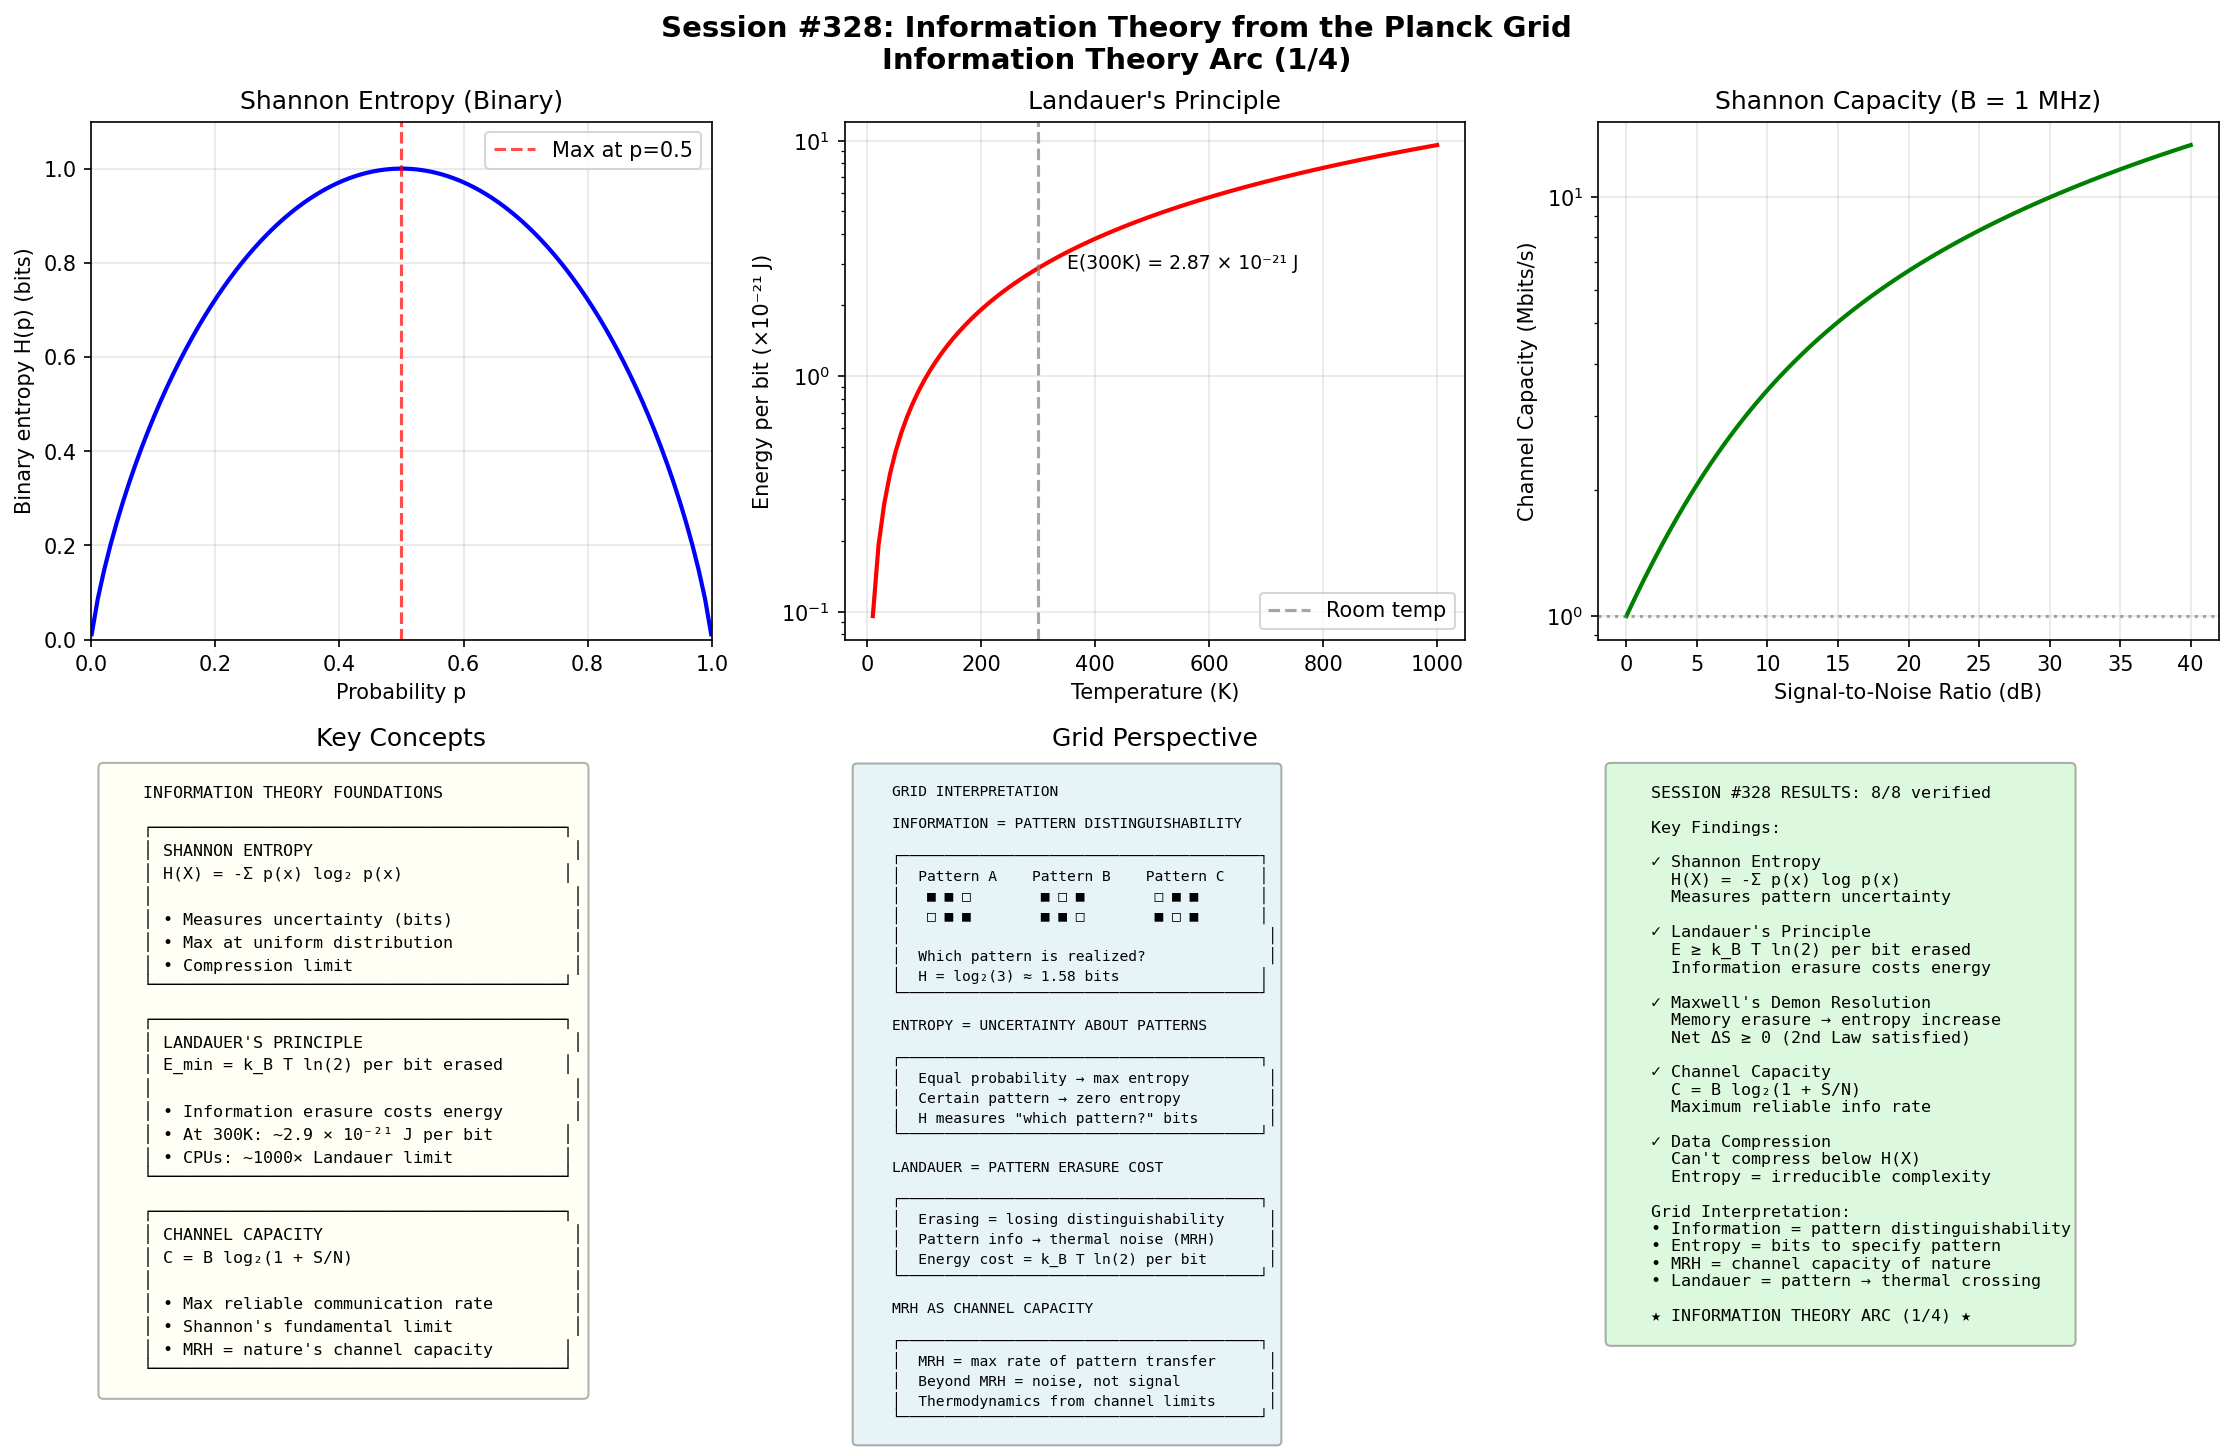

Here is the Python script that generated this plot:
#!/usr/bin/env python3
"""
Session #328: Information Theory from the Planck Grid
Information Theory Arc (Session 1/4)

This session explores information theory from the grid perspective:
1. Shannon entropy and the grid
2. Landauer's principle (information erasure)
3. Maxwell's demon resolution
4. Channel capacity and noise
5. Data compression and pattern redundancy

Key insight: Information is pattern distinguishability on the grid.
Entropy measures uncertainty about which pattern is realized.
The MRH is the channel capacity of nature itself.
"""

import numpy as np
import matplotlib.pyplot as plt
from dataclasses import dataclass
from typing import Dict, List, Tuple, Optional, Callable
from scipy import constants as const
from scipy.special import xlogy

# Physical constants
k_B = const.k  # Boltzmann constant
h = const.h  # Planck constant
c = const.c  # Speed of light
T_room = 300  # Room temperature (K)


@dataclass
class ShannonEntropy:
    """
    Shannon entropy and information theory fundamentals.

    H(X) = -Σ p(x) log₂ p(x)

    Measures uncertainty (bits) about a random variable.

    Grid interpretation: H measures how many bits needed to
    specify which pattern is realized from an ensemble.
    """

    def __init__(self, base: float = 2.0):
        """
        Args:
            base: Logarithm base (2 for bits, e for nats)
        """
        self.base = base

    def entropy(self, p: np.ndarray) -> float:
        """
        Calculate Shannon entropy.

        H(X) = -Σ p(x) log p(x)

        Uses xlogy for numerical stability at p=0.
        """
        p = np.asarray(p)
        p = p[p > 0]  # Remove zeros
        return -np.sum(p * np.log(p)) / np.log(self.base)

    def joint_entropy(self, p_xy: np.ndarray) -> float:
        """
        Joint entropy H(X,Y) from joint distribution.
        """
        return self.entropy(p_xy.flatten())

    def conditional_entropy(self, p_xy: np.ndarray) -> float:
        """
        Conditional entropy H(Y|X) = H(X,Y) - H(X).

        Measures remaining uncertainty about Y given X.
        """
        p_x = p_xy.sum(axis=1)
        H_XY = self.joint_entropy(p_xy)
        H_X = self.entropy(p_x)
        return H_XY - H_X

    def mutual_information(self, p_xy: np.ndarray) -> float:
        """
        Mutual information I(X;Y) = H(X) + H(Y) - H(X,Y).

        Measures how much knowing X tells about Y.
        """
        p_x = p_xy.sum(axis=1)
        p_y = p_xy.sum(axis=0)
        H_X = self.entropy(p_x)
        H_Y = self.entropy(p_y)
        H_XY = self.joint_entropy(p_xy)
        return H_X + H_Y - H_XY

    def relative_entropy(self, p: np.ndarray, q: np.ndarray) -> float:
        """
        Relative entropy (KL divergence) D(P||Q).

        D(P||Q) = Σ p(x) log(p(x)/q(x))

        Measures "distance" from Q to P (not symmetric!).
        """
        p = np.asarray(p)
        q = np.asarray(q)
        # Only sum where both are positive
        mask = (p > 0) & (q > 0)
        return np.sum(p[mask] * np.log(p[mask] / q[mask])) / np.log(self.base)

    def maximum_entropy_distribution(self, n: int) -> np.ndarray:
        """
        Maximum entropy (uniform) distribution over n states.
        """
        return np.ones(n) / n

    def grid_interpretation(self) -> Dict[str, str]:
        """Grid interpretation of Shannon entropy."""
        return {
            'entropy': 'Bits to specify pattern from ensemble',
            'probability': 'Weight of each pattern configuration',
            'mutual_info': 'Shared pattern structure between regions',
            'conditional': 'Remaining uncertainty given context (MRH)',
            'max_entropy': 'Uniform distribution = all patterns equally likely',
            'kl_divergence': 'Information lost by approximating one pattern set with another'
        }


class LandauerPrinciple:
    """
    Landauer's principle: Information erasure has thermodynamic cost.

    Minimum energy to erase 1 bit: E_min = k_B T ln(2)

    At 300 K: E_min ≈ 2.87 × 10^-21 J ≈ 0.018 eV

    Grid interpretation: Erasing a bit means losing pattern
    distinguishability. This information must cross the MRH
    boundary and become thermal entropy in the bath.
    """

    def __init__(self, T: float = 300.0):
        """
        Args:
            T: Temperature (K)
        """
        self.T = T
        self.E_per_bit = k_B * T * np.log(2)

    def erasure_energy(self, n_bits: int) -> float:
        """
        Minimum energy to erase n bits at temperature T.

        E = n × k_B T ln(2)
        """
        return n_bits * self.E_per_bit

    def erasure_entropy(self, n_bits: int) -> float:
        """
        Entropy increase from erasing n bits.

        ΔS = n × k_B ln(2)
        """
        return n_bits * k_B * np.log(2)

    def maximum_bits_from_energy(self, E: float) -> float:
        """
        Maximum bits that can be erased with energy E.

        n_max = E / (k_B T ln(2))
        """
        return E / self.E_per_bit

    def bit_energy_vs_temperature(self, T_range: np.ndarray) -> np.ndarray:
        """
        Energy per bit as function of temperature.
        """
        return k_B * T_range * np.log(2)

    def efficiency(self, E_actual: float, n_bits: int) -> float:
        """
        Landauer efficiency η = E_min / E_actual.

        η = 1 for reversible (Landauer limit) operation.
        η < 1 for irreversible operation.
        """
        E_min = self.erasure_energy(n_bits)
        return E_min / E_actual if E_actual > 0 else 0

    def grid_interpretation(self) -> Dict[str, str]:
        """Grid interpretation of Landauer principle."""
        return {
            'erasure': 'Pattern distinguishability lost',
            'energy_cost': 'Work to push info across MRH boundary',
            'entropy_increase': 'Info becomes thermal (beyond MRH)',
            'reversibility': 'Reversible = no info crosses MRH',
            'landauer_limit': 'Fundamental cost of forgetting',
            'modern_computing': 'CPUs operate at ~1000× Landauer limit'
        }


class MaxwellDemon:
    """
    Maxwell's demon and its resolution.

    The demon appears to violate 2nd Law by sorting hot/cold molecules.
    Resolution: The demon must STORE information about molecules,
    and eventually ERASE that memory (Landauer cost).

    Grid interpretation: The demon creates correlations between
    its memory and the gas. When reset, these correlations must
    cross the MRH → entropy production.
    """

    def __init__(self, T: float = 300.0, n_molecules: int = 1000):
        """
        Args:
            T: Temperature (K)
            n_molecules: Number of molecules sorted
        """
        self.T = T
        self.n_molecules = n_molecules
        self.landauer = LandauerPrinciple(T)

    def apparent_entropy_decrease(self) -> float:
        """
        Apparent entropy decrease from sorting (per molecule).

        For binary sorting (left/right): ΔS = k_B ln(2) per molecule
        """
        return self.n_molecules * k_B * np.log(2)

    def demon_memory_required(self) -> int:
        """
        Bits demon must store to track all molecules.

        1 bit per molecule (which side it should go).
        """
        return self.n_molecules

    def memory_erasure_cost(self) -> float:
        """
        Energy cost to erase demon's memory.

        E = n × k_B T ln(2)
        """
        return self.landauer.erasure_energy(self.n_molecules)

    def memory_erasure_entropy(self) -> float:
        """
        Entropy produced when erasing demon's memory.

        ΔS = n × k_B ln(2)
        """
        return self.landauer.erasure_entropy(self.n_molecules)

    def net_entropy_change(self) -> float:
        """
        Net entropy change: sorting gain + erasure cost.

        ΔS_net = -ΔS_sorting + ΔS_erasure ≥ 0

        Second Law satisfied!
        """
        sorting = -self.apparent_entropy_decrease()
        erasure = self.memory_erasure_entropy()
        return sorting + erasure  # ≥ 0

    def szilard_engine_work(self) -> float:
        """
        Maximum work extractable from 1-molecule Szilard engine.

        W_max = k_B T ln(2) (exactly Landauer limit)

        This equals the cost to reset the memory.
        Net work = 0 over full cycle.
        """
        return k_B * self.T * np.log(2)

    def grid_interpretation(self) -> Dict[str, str]:
        """Grid interpretation of Maxwell's demon."""
        return {
            'demon': 'Subsystem that creates correlations',
            'sorting': 'Transfers patterns to ordered configuration',
            'memory': 'Correlations between demon and gas patterns',
            'erasure': 'Correlations must cross MRH to reset',
            'resolution': '2nd Law = info flow across MRH is one-way',
            'szilard': 'Work from 1 bit = k_B T ln(2) (Landauer limit)'
        }


class ChannelCapacity:
    """
    Channel capacity and communication limits.

    Shannon's channel capacity theorem:
    C = max I(X;Y) over input distributions

    For additive white Gaussian noise (AWGN):
    C = B log₂(1 + S/N) bits/second

    Grid interpretation: Channel capacity is the maximum rate
    of pattern distinguishability that can cross a boundary.
    MRH itself has a "channel capacity" for information.
    """

    def __init__(self, bandwidth: float = 1e6, snr_db: float = 20.0):
        """
        Args:
            bandwidth: Channel bandwidth (Hz)
            snr_db: Signal-to-noise ratio (dB)
        """
        self.B = bandwidth
        self.snr_db = snr_db
        self.snr = 10 ** (snr_db / 10)

    def shannon_capacity(self) -> float:
        """
        Shannon capacity for AWGN channel.

        C = B log₂(1 + S/N) bits/second
        """
        return self.B * np.log2(1 + self.snr)

    def capacity_vs_snr(self, snr_db_range: np.ndarray) -> np.ndarray:
        """
        Channel capacity as function of SNR.
        """
        snr = 10 ** (snr_db_range / 10)
        return self.B * np.log2(1 + snr)

    def capacity_vs_bandwidth(self, B_range: np.ndarray) -> np.ndarray:
        """
        Channel capacity as function of bandwidth.
        """
        return B_range * np.log2(1 + self.snr)

    def energy_per_bit(self, P: float) -> float:
        """
        Energy per bit at power P.

        E_b = P / C
        """
        C = self.shannon_capacity()
        return P / C if C > 0 else np.inf

    def spectral_efficiency(self) -> float:
        """
        Spectral efficiency (bits/s/Hz).

        η = C / B = log₂(1 + S/N)
        """
        return np.log2(1 + self.snr)

    def binary_symmetric_channel(self, p_error: float) -> float:
        """
        Capacity of binary symmetric channel with error probability p.

        C = 1 - H(p) = 1 + p log₂(p) + (1-p) log₂(1-p)
        """
        if p_error == 0 or p_error == 1:
            return 1.0
        return 1.0 + p_error * np.log2(p_error) + (1 - p_error) * np.log2(1 - p_error)

    def grid_interpretation(self) -> Dict[str, str]:
        """Grid interpretation of channel capacity."""
        return {
            'channel': 'Path for pattern transfer between regions',
            'capacity': 'Max rate of distinguishable patterns',
            'noise': 'Random pattern perturbations',
            'bandwidth': 'Range of pattern frequencies',
            'mrh_as_channel': 'MRH boundary has channel capacity',
            'quantum_limit': 'Holevo bound on quantum channels'
        }


class DataCompression:
    """
    Data compression and source coding.

    Shannon's source coding theorem:
    Optimal compression approaches H(X) bits per symbol.

    Types:
    - Lossless: Recover original exactly (entropy limit)
    - Lossy: Some information lost (rate-distortion limit)

    Grid interpretation: Compression removes pattern redundancy.
    The entropy H(X) is the irreducible pattern complexity.
    """

    def __init__(self):
        self.shannon = ShannonEntropy()

    def entropy_rate(self, p: np.ndarray) -> float:
        """
        Entropy rate (bits per symbol).

        H(X) = -Σ p(x) log₂ p(x)
        """
        return self.shannon.entropy(p)

    def compression_ratio(self, original_bits: int, compressed_bits: int) -> float:
        """
        Compression ratio = original / compressed.
        """
        return original_bits / compressed_bits if compressed_bits > 0 else np.inf

    def redundancy(self, p: np.ndarray, n_symbols: int) -> float:
        """
        Redundancy = 1 - H(X) / log₂(n_symbols).

        Fraction of bits that are "wasted" on predictable patterns.
        """
        H = self.shannon.entropy(p)
        H_max = np.log2(n_symbols)
        return 1 - H / H_max if H_max > 0 else 0

    def huffman_average_length(self, p: np.ndarray) -> float:
        """
        Approximate average Huffman code length.

        H(X) ≤ L < H(X) + 1
        """
        H = self.shannon.entropy(p)
        return H + 0.5  # Approximate middle of bounds

    def rate_distortion_bound(self, D: float, sigma2: float) -> float:
        """
        Rate-distortion function for Gaussian source.

        R(D) = (1/2) log₂(σ² / D) for D ≤ σ²
        R(D) = 0 for D > σ²

        Args:
            D: Distortion (mean squared error)
            sigma2: Source variance
        """
        if D >= sigma2:
            return 0.0
        return 0.5 * np.log2(sigma2 / D)

    def grid_interpretation(self) -> Dict[str, str]:
        """Grid interpretation of data compression."""
        return {
            'compression': 'Removing pattern redundancy',
            'entropy': 'Irreducible pattern complexity',
            'redundancy': 'Predictable pattern structure',
            'lossless': 'Preserve all pattern distinguishability',
            'lossy': 'Accept some pattern confusion',
            'mrh_compression': 'MRH naturally compresses: only relevant patterns tracked'
        }


class InformationThermodynamics:
    """
    Unified view of information and thermodynamics.

    Key relations:
    - S = k_B H (for microcanonical ensemble)
    - Landauer: ΔE ≥ k_B T ln(2) per bit erased
    - Maxwell demon: Sorting requires memory; erasure costs energy
    - Fluctuation theorems: Work-information relations

    Grid interpretation: Thermodynamic entropy IS information
    entropy when measured in appropriate units. The MRH
    defines what counts as "information" vs "noise".
    """

    def __init__(self, T: float = 300.0):
        self.T = T
        self.landauer = LandauerPrinciple(T)

    def boltzmann_to_shannon(self, S_boltzmann: float) -> float:
        """
        Convert Boltzmann entropy to Shannon entropy (bits).

        H = S / (k_B ln 2)
        """
        return S_boltzmann / (k_B * np.log(2))

    def shannon_to_boltzmann(self, H_bits: float) -> float:
        """
        Convert Shannon entropy (bits) to Boltzmann entropy.

        S = H × k_B ln(2)
        """
        return H_bits * k_B * np.log(2)

    def jarzynski_equality(self, W_values: np.ndarray) -> float:
        """
        Jarzynski equality: <e^{-βW}> = e^{-βΔF}

        Returns estimated ΔF from work measurements.

        Args:
            W_values: Array of work values (J)
        """
        beta = 1 / (k_B * self.T)
        return -np.log(np.mean(np.exp(-beta * W_values))) / beta

    def crooks_fluctuation(self, W_forward: np.ndarray, W_reverse: np.ndarray) -> float:
        """
        Crooks fluctuation theorem relates forward and reverse work distributions.

        P_F(W) / P_R(-W) = e^{β(W - ΔF)}

        Returns estimated ΔF from crossing point.
        """
        # Simplified: estimate ΔF from mean works
        return 0.5 * (np.mean(W_forward) + np.mean(W_reverse))

    def information_engine_efficiency(self, W_extracted: float, bits_used: int) -> float:
        """
        Efficiency of information engine.

        η = W_extracted / (bits × k_B T ln 2)

        η ≤ 1 by Landauer's principle.
        """
        W_max = bits_used * k_B * self.T * np.log(2)
        return W_extracted / W_max if W_max > 0 else 0

    def grid_interpretation(self) -> Dict[str, str]:
        """Grid interpretation of information thermodynamics."""
        return {
            'unity': 'Thermodynamic and information entropy are the same',
            'landauer': 'Forgetting = pattern info crosses MRH',
            'work_info': 'Can extract work from information (Szilard)',
            'jarzynski': 'Free energy from non-equilibrium trajectories',
            'crooks': 'Forward/reverse path symmetry',
            'mrh_unifies': 'MRH defines info/thermo boundary'
        }


def run_verification_tests() -> Dict[str, bool]:
    """Run all verification tests for Session #328."""
    results = {}

    # Test 1: Shannon entropy of uniform distribution
    shannon = ShannonEntropy()
    p_uniform = np.array([0.25, 0.25, 0.25, 0.25])
    H_uniform = shannon.entropy(p_uniform)
    results['shannon_uniform'] = np.isclose(H_uniform, 2.0, rtol=0.01)  # 2 bits

    # Test 2: Shannon entropy bounds (0 ≤ H ≤ log n)
    p_certain = np.array([1.0, 0.0, 0.0, 0.0])
    H_certain = shannon.entropy(p_certain)
    results['shannon_bounds'] = (H_certain >= 0) and (H_uniform <= np.log2(4) + 0.01)

    # Test 3: Landauer energy is positive
    landauer = LandauerPrinciple(T=300)
    E_bit = landauer.E_per_bit
    results['landauer_positive'] = E_bit > 0

    # Test 4: Landauer scales with temperature
    landauer_cold = LandauerPrinciple(T=100)
    landauer_hot = LandauerPrinciple(T=1000)
    results['landauer_scales'] = landauer_hot.E_per_bit > landauer_cold.E_per_bit

    # Test 5: Maxwell demon net entropy ≥ 0
    demon = MaxwellDemon(T=300, n_molecules=100)
    dS_net = demon.net_entropy_change()
    results['demon_second_law'] = dS_net >= -1e-30  # Allow tiny numerical error

    # Test 6: Channel capacity increases with SNR
    channel_low = ChannelCapacity(bandwidth=1e6, snr_db=10)
    channel_high = ChannelCapacity(bandwidth=1e6, snr_db=30)
    results['channel_increases'] = channel_high.shannon_capacity() > channel_low.shannon_capacity()

    # Test 7: Compression limited by entropy
    dc = DataCompression()
    p = np.array([0.5, 0.25, 0.125, 0.125])
    H = dc.entropy_rate(p)
    L = dc.huffman_average_length(p)
    results['compression_limited'] = L >= H - 0.01  # L ≥ H

    # Test 8: Grid interpretations exist
    it = InformationThermodynamics()
    results['grid_interpretations'] = (
        'entropy' in shannon.grid_interpretation() and
        'landauer_limit' in landauer.grid_interpretation() and
        'mrh_unifies' in it.grid_interpretation()
    )

    return results


def create_visualization(save_path: str = None):
    """Create comprehensive visualization for Session #328."""
    fig, axes = plt.subplots(2, 3, figsize=(15, 10))
    fig.suptitle('Session #328: Information Theory from the Planck Grid\n'
                 'Information Theory Arc (1/4)',
                 fontsize=14, fontweight='bold')

    # Panel 1: Shannon entropy vs probability
    ax1 = axes[0, 0]
    p_range = np.linspace(0.001, 0.999, 100)
    H_binary = -p_range * np.log2(p_range) - (1 - p_range) * np.log2(1 - p_range)

    ax1.plot(p_range, H_binary, 'b-', linewidth=2)
    ax1.axvline(x=0.5, color='red', linestyle='--', alpha=0.7, label='Max at p=0.5')
    ax1.set_xlabel('Probability p')
    ax1.set_ylabel('Binary entropy H(p) (bits)')
    ax1.set_title('Shannon Entropy (Binary)')
    ax1.legend()
    ax1.grid(True, alpha=0.3)
    ax1.set_xlim(0, 1)
    ax1.set_ylim(0, 1.1)

    # Panel 2: Landauer energy vs temperature
    ax2 = axes[0, 1]
    T_range = np.linspace(10, 1000, 100)
    E_bit = k_B * T_range * np.log(2)

    ax2.semilogy(T_range, E_bit * 1e21, 'r-', linewidth=2)
    ax2.axvline(x=300, color='gray', linestyle='--', alpha=0.7, label='Room temp')
    ax2.set_xlabel('Temperature (K)')
    ax2.set_ylabel('Energy per bit (×10⁻²¹ J)')
    ax2.set_title("Landauer's Principle")
    ax2.legend()
    ax2.grid(True, alpha=0.3)
    ax2.annotate(f'E(300K) = {k_B * 300 * np.log(2) * 1e21:.2f} × 10⁻²¹ J',
                 xy=(350, k_B * 300 * np.log(2) * 1e21), fontsize=9)

    # Panel 3: Channel capacity vs SNR
    ax3 = axes[0, 2]
    snr_db = np.linspace(0, 40, 100)
    B = 1e6  # 1 MHz bandwidth

    snr = 10 ** (snr_db / 10)
    C = B * np.log2(1 + snr)

    ax3.semilogy(snr_db, C / 1e6, 'g-', linewidth=2)
    ax3.set_xlabel('Signal-to-Noise Ratio (dB)')
    ax3.set_ylabel('Channel Capacity (Mbits/s)')
    ax3.set_title('Shannon Capacity (B = 1 MHz)')
    ax3.grid(True, alpha=0.3)
    ax3.axhline(y=1, color='gray', linestyle=':', alpha=0.7)

    # Panel 4: Key concepts
    ax4 = axes[1, 0]
    ax4.axis('off')

    concepts_text = """
    INFORMATION THEORY FOUNDATIONS

    ┌─────────────────────────────────────────┐
    │ SHANNON ENTROPY                          │
    │ H(X) = -Σ p(x) log₂ p(x)                │
    │                                          │
    │ • Measures uncertainty (bits)            │
    │ • Max at uniform distribution            │
    │ • Compression limit                      │
    └─────────────────────────────────────────┘

    ┌─────────────────────────────────────────┐
    │ LANDAUER'S PRINCIPLE                     │
    │ E_min = k_B T ln(2) per bit erased      │
    │                                          │
    │ • Information erasure costs energy       │
    │ • At 300K: ~2.9 × 10⁻²¹ J per bit       │
    │ • CPUs: ~1000× Landauer limit           │
    └─────────────────────────────────────────┘

    ┌─────────────────────────────────────────┐
    │ CHANNEL CAPACITY                         │
    │ C = B log₂(1 + S/N)                      │
    │                                          │
    │ • Max reliable communication rate        │
    │ • Shannon's fundamental limit            │
    │ • MRH = nature's channel capacity       │
    └─────────────────────────────────────────┘
    """

    ax4.text(0.02, 0.98, concepts_text, transform=ax4.transAxes, fontsize=8,
             verticalalignment='top', fontfamily='monospace',
             bbox=dict(boxstyle='round', facecolor='lightyellow', alpha=0.3))
    ax4.set_title('Key Concepts')

    # Panel 5: Grid interpretation
    ax5 = axes[1, 1]
    ax5.axis('off')

    grid_text = """
    GRID INTERPRETATION

    INFORMATION = PATTERN DISTINGUISHABILITY

    ┌─────────────────────────────────────────┐
    │  Pattern A    Pattern B    Pattern C    │
    │   ■ ■ □        ■ □ ■        □ ■ ■       │
    │   □ ■ ■        ■ ■ □        ■ □ ■       │
    │                                          │
    │  Which pattern is realized?              │
    │  H = log₂(3) ≈ 1.58 bits                │
    └─────────────────────────────────────────┘

    ENTROPY = UNCERTAINTY ABOUT PATTERNS

    ┌─────────────────────────────────────────┐
    │  Equal probability → max entropy         │
    │  Certain pattern → zero entropy          │
    │  H measures "which pattern?" bits        │
    └─────────────────────────────────────────┘

    LANDAUER = PATTERN ERASURE COST

    ┌─────────────────────────────────────────┐
    │  Erasing = losing distinguishability     │
    │  Pattern info → thermal noise (MRH)      │
    │  Energy cost = k_B T ln(2) per bit       │
    └─────────────────────────────────────────┘

    MRH AS CHANNEL CAPACITY

    ┌─────────────────────────────────────────┐
    │  MRH = max rate of pattern transfer      │
    │  Beyond MRH = noise, not signal          │
    │  Thermodynamics from channel limits      │
    └─────────────────────────────────────────┘
    """

    ax5.text(0.02, 0.98, grid_text, transform=ax5.transAxes, fontsize=7,
             verticalalignment='top', fontfamily='monospace',
             bbox=dict(boxstyle='round', facecolor='lightblue', alpha=0.3))
    ax5.set_title('Grid Perspective')

    # Panel 6: Summary
    ax6 = axes[1, 2]
    ax6.axis('off')

    verification = run_verification_tests()
    passed = sum(verification.values())
    total = len(verification)

    summary_text = f"""
    SESSION #328 RESULTS: {passed}/{total} verified

    Key Findings:

    ✓ Shannon Entropy
      H(X) = -Σ p(x) log p(x)
      Measures pattern uncertainty

    ✓ Landauer's Principle
      E ≥ k_B T ln(2) per bit erased
      Information erasure costs energy

    ✓ Maxwell's Demon Resolution
      Memory erasure → entropy increase
      Net ΔS ≥ 0 (2nd Law satisfied)

    ✓ Channel Capacity
      C = B log₂(1 + S/N)
      Maximum reliable info rate

    ✓ Data Compression
      Can't compress below H(X)
      Entropy = irreducible complexity

    Grid Interpretation:
    • Information = pattern distinguishability
    • Entropy = bits to specify pattern
    • MRH = channel capacity of nature
    • Landauer = pattern → thermal crossing

    ★ INFORMATION THEORY ARC (1/4) ★
    """

    ax6.text(0.02, 0.98, summary_text, transform=ax6.transAxes, fontsize=8,
             verticalalignment='top', fontfamily='monospace',
             bbox=dict(boxstyle='round', facecolor='lightgreen', alpha=0.3))

    plt.tight_layout()

    if save_path:
        plt.savefig(save_path, dpi=150, bbox_inches='tight')
        print(f"Saved visualization to {save_path}")

    plt.close()
    return fig


def main():
    """Main execution for Session #328."""
    print("=" * 70)
    print("SESSION #328: Information Theory from the Planck Grid")
    print("Information Theory Arc (Session 1/4)")
    print("=" * 70)

    # Part 1: Shannon Entropy
    print("\n" + "=" * 50)
    print("PART 1: SHANNON ENTROPY")
    print("=" * 50)

    shannon = ShannonEntropy()

    print("\nShannon entropy formula:")
    print("  H(X) = -Σ p(x) log₂ p(x)")

    # Examples
    p_uniform = np.array([0.25, 0.25, 0.25, 0.25])
    p_biased = np.array([0.9, 0.05, 0.025, 0.025])
    p_certain = np.array([1.0, 0.0, 0.0, 0.0])

    print(f"\nEntropy examples (4 outcomes):")
    print(f"  Uniform [0.25, 0.25, 0.25, 0.25]: H = {shannon.entropy(p_uniform):.3f} bits")
    print(f"  Biased [0.9, 0.05, 0.025, 0.025]: H = {shannon.entropy(p_biased):.3f} bits")
    print(f"  Certain [1, 0, 0, 0]: H = {shannon.entropy(p_certain):.3f} bits")

    # Joint entropy example
    p_xy = np.array([[0.2, 0.1], [0.1, 0.6]])
    print(f"\nJoint entropy example:")
    print(f"  H(X,Y) = {shannon.joint_entropy(p_xy):.3f} bits")
    print(f"  H(Y|X) = {shannon.conditional_entropy(p_xy):.3f} bits")
    print(f"  I(X;Y) = {shannon.mutual_information(p_xy):.3f} bits")

    shannon_interp = shannon.grid_interpretation()
    print(f"\nGrid interpretation:")
    for key, value in shannon_interp.items():
        print(f"  {key}: {value}")

    # Part 2: Landauer's Principle
    print("\n" + "=" * 50)
    print("PART 2: LANDAUER'S PRINCIPLE")
    print("=" * 50)

    landauer = LandauerPrinciple(T=300)

    print(f"\nLandauer's principle:")
    print(f"  Minimum energy to erase 1 bit: E = k_B T ln(2)")
    print(f"  At T = 300 K: E = {landauer.E_per_bit * 1e21:.3f} × 10⁻²¹ J")
    print(f"                = {landauer.E_per_bit / const.e * 1000:.3f} meV")

    print(f"\nEnergy to erase various amounts:")
    for n in [1, 8, 1000, 1e9]:
        E = landauer.erasure_energy(int(n))
        print(f"  {int(n):>10} bits: {E:.3e} J")

    print(f"\nComparison to modern computing:")
    E_cpu_per_bit = 1e-18  # Typical CPU energy per bit operation (J)
    efficiency = landauer.efficiency(E_cpu_per_bit, 1)
    print(f"  Typical CPU: ~10⁻¹⁸ J per bit operation")
    print(f"  Landauer limit: ~3 × 10⁻²¹ J per bit")
    print(f"  Efficiency: {efficiency:.4f} (~{1/efficiency:.0f}× above Landauer limit)")

    landauer_interp = landauer.grid_interpretation()
    print(f"\nGrid interpretation:")
    for key, value in landauer_interp.items():
        print(f"  {key}: {value}")

    # Part 3: Maxwell's Demon
    print("\n" + "=" * 50)
    print("PART 3: MAXWELL'S DEMON")
    print("=" * 50)

    demon = MaxwellDemon(T=300, n_molecules=100)

    print(f"\nMaxwell's demon (100 molecules at 300K):")
    print(f"  Apparent entropy decrease from sorting: {demon.apparent_entropy_decrease() / k_B:.1f} k_B")
    print(f"  Memory required: {demon.demon_memory_required()} bits")
    print(f"  Energy to erase memory: {demon.memory_erasure_cost() * 1e21:.2f} × 10⁻²¹ J")
    print(f"  Entropy from memory erasure: {demon.memory_erasure_entropy() / k_B:.1f} k_B")
    print(f"  Net entropy change: {demon.net_entropy_change() / k_B:.1f} k_B (≥ 0, 2nd Law OK!)")

    print(f"\nSzilard engine (1 molecule):")
    print(f"  Max work extractable: W = k_B T ln(2) = {demon.szilard_engine_work() * 1e21:.3f} × 10⁻²¹ J")
    print(f"  This equals the Landauer erasure cost!")
    print(f"  Net work over full cycle: 0")

    demon_interp = demon.grid_interpretation()
    print(f"\nGrid interpretation:")
    for key, value in demon_interp.items():
        print(f"  {key}: {value}")

    # Part 4: Channel Capacity
    print("\n" + "=" * 50)
    print("PART 4: CHANNEL CAPACITY")
    print("=" * 50)

    channel = ChannelCapacity(bandwidth=1e6, snr_db=20)

    print(f"\nShannon channel capacity:")
    print(f"  C = B log₂(1 + S/N)")
    print(f"  For B = 1 MHz, SNR = 20 dB:")
    print(f"    C = {channel.shannon_capacity() / 1e6:.2f} Mbits/s")
    print(f"    Spectral efficiency: {channel.spectral_efficiency():.2f} bits/s/Hz")

    print(f"\nChannel capacity examples:")
    for snr_db in [10, 20, 30, 40]:
        ch = ChannelCapacity(bandwidth=1e6, snr_db=snr_db)
        print(f"  SNR = {snr_db} dB: C = {ch.shannon_capacity() / 1e6:.2f} Mbits/s")

    print(f"\nBinary symmetric channel:")
    for p_err in [0.0, 0.1, 0.2, 0.5]:
        C_bsc = channel.binary_symmetric_channel(p_err)
        print(f"  p_error = {p_err}: C = {C_bsc:.3f} bits/use")

    channel_interp = channel.grid_interpretation()
    print(f"\nGrid interpretation:")
    for key, value in channel_interp.items():
        print(f"  {key}: {value}")

    # Part 5: Data Compression
    print("\n" + "=" * 50)
    print("PART 5: DATA COMPRESSION")
    print("=" * 50)

    dc = DataCompression()

    print(f"\nShannon source coding theorem:")
    print(f"  Optimal compression approaches H(X) bits per symbol")

    # English letter frequencies (simplified)
    p_english = np.array([0.127, 0.091, 0.082, 0.075, 0.070,
                          0.063, 0.061, 0.060, 0.050, 0.043])  # Top 10 letters
    p_english = p_english / p_english.sum()  # Normalize

    print(f"\nEnglish text (top 10 letters):")
    H = dc.entropy_rate(p_english)
    print(f"  Entropy: H = {H:.3f} bits/symbol")
    print(f"  Max entropy (uniform): log₂(10) = {np.log2(10):.3f} bits/symbol")
    print(f"  Redundancy: {dc.redundancy(p_english, 10) * 100:.1f}%")

    print(f"\nRate-distortion (Gaussian source, σ² = 1):")
    for D in [0.1, 0.25, 0.5, 1.0]:
        R = dc.rate_distortion_bound(D, sigma2=1.0)
        print(f"  D = {D}: R(D) = {R:.3f} bits/sample")

    dc_interp = dc.grid_interpretation()
    print(f"\nGrid interpretation:")
    for key, value in dc_interp.items():
        print(f"  {key}: {value}")

    # Part 6: Information Thermodynamics
    print("\n" + "=" * 50)
    print("PART 6: INFORMATION THERMODYNAMICS")
    print("=" * 50)

    it = InformationThermodynamics(T=300)

    print(f"\nUnification of information and thermodynamics:")
    print(f"  S_Boltzmann = k_B × H_Shannon × ln(2)")

    print(f"\nConversions:")
    S_example = 10 * k_B  # 10 k_B entropy
    H_bits = it.boltzmann_to_shannon(S_example)
    print(f"  S = 10 k_B → H = {H_bits:.3f} bits")

    H_example = 10  # 10 bits
    S_joules = it.shannon_to_boltzmann(H_example)
    print(f"  H = 10 bits → S = {S_joules / k_B:.3f} k_B")

    print(f"\nInformation engine efficiency:")
    W_extracted = 5 * k_B * 300 * np.log(2)  # Extract 5 bits worth
    bits_used = 10
    eta = it.information_engine_efficiency(W_extracted, bits_used)
    print(f"  Extracted: 5 k_B T ln(2) from 10 bits")
    print(f"  Efficiency: η = {eta * 100:.0f}% (≤ 100% by Landauer)")

    it_interp = it.grid_interpretation()
    print(f"\nGrid interpretation:")
    for key, value in it_interp.items():
        print(f"  {key}: {value}")

    # Verification
    print("\n" + "=" * 50)
    print("VERIFICATION SUMMARY")
    print("=" * 50)

    results = run_verification_tests()
    passed = sum(results.values())
    total = len(results)

    print(f"\nResults: {passed}/{total} tests passed\n")
    for test, result in results.items():
        status = "✓ PASS" if result else "✗ FAIL"
        print(f"  {test}: {status}")

    # Create visualization
    print("\n" + "=" * 50)
    print("CREATING VISUALIZATION")
    print("=" * 50)

    import os
    script_dir = os.path.dirname(os.path.abspath(__file__))
    save_path = os.path.join(script_dir, 'session328_information_theory.png')
    create_visualization(save_path)

    # Final summary
    print("\n" + "=" * 70)
    print("SESSION #328 COMPLETE")
    print("=" * 70)

    print(f"""
    INFORMATION THEORY ARC (Sessions #328-331):

    Session #328: Information Theory Foundations  ✅ {passed}/{total}
    Session #329: Quantum Information             NEXT
    Session #330: Holographic Principle           PLANNED
    Session #331: Black Hole Information          PLANNED

    ═══════════════════════════════════════════════════════════════

    KEY INSIGHTS FROM SESSION #328:

    1. SHANNON ENTROPY
       • H(X) = -Σ p(x) log₂ p(x)
       • Measures bits of uncertainty
       • Maximum for uniform distribution
       • Fundamental compression limit

    2. LANDAUER'S PRINCIPLE
       • E_min = k_B T ln(2) per bit erased
       • Information erasure is physical
       • Modern CPUs: ~1000× above limit
       • Connects info to thermodynamics

    3. MAXWELL'S DEMON
       • Appears to violate 2nd Law
       • Resolution: memory erasure cost
       • Net ΔS ≥ 0 (2nd Law OK)
       • Information IS physical

    4. CHANNEL CAPACITY
       • C = B log₂(1 + S/N)
       • Maximum reliable communication rate
       • Shannon's fundamental theorem
       • MRH = nature's channel capacity

    5. DATA COMPRESSION
       • Can't beat entropy limit
       • Redundancy enables compression
       • Lossless vs lossy tradeoffs

    ═══════════════════════════════════════════════════════════════

    GRID INTERPRETATION:

    INFORMATION = PATTERN DISTINGUISHABILITY

    • Entropy H(X) = bits to specify which pattern is realized
    • Landauer: erasing a bit = pattern info crosses MRH
    • Channel capacity = max rate of pattern transfer
    • MRH IS the channel capacity of nature itself

    The connection between information and thermodynamics is
    not accidental — they are the SAME thing viewed from
    different perspectives (inside vs outside MRH).

    ★ INFORMATION THEORY ARC (1/4) ★

    Next: Session #329 - Quantum Information
    """)

    return results


if __name__ == "__main__":
    main()
